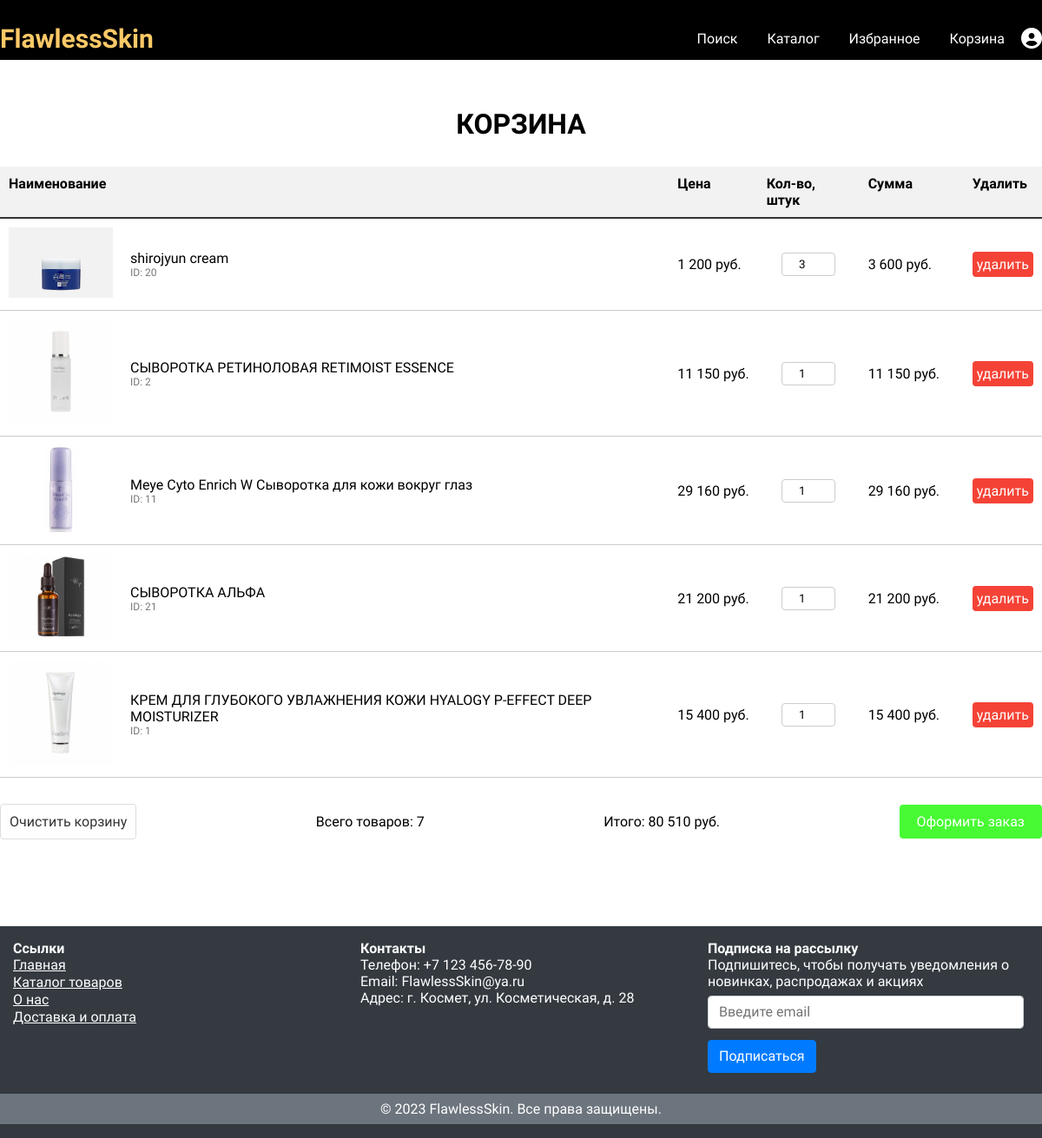
Page /cart/ (signed in) on the committed database.
### main/models.py (models this page shows, shortened)
class Cart(models.Model):
	user = models.ForeignKey(verbose_name="Пользователь", to=User, on_delete=models.CASCADE, null=True)
	product = models.ForeignKey(verbose_name="Товар", to=Product, on_delete=models.CASCADE)
	quantity = models.PositiveSmallIntegerField("Количество добавленных единиц")
	created_timestamp = models.DateTimeField(auto_now_add=True)
	class Meta:
		verbose_name = "Корзина"
		verbose_name_plural = "Корзины"
	def sum_price(self):
		return self.quantity * self.product.price
	def total_amount(self):
		carts = Cart.objects.filter(user=self.user)
		return sum(cart.sum_price() for cart in carts)
	def total_quantity(self):
		carts = Cart.objects.filter(user=self.user)
		return sum(cart.quantity for cart in carts)

class Product(models.Model):
	units_of_measurement = (
		('kg', 'кг'),
		('g', 'гр'),
		('l', 'л'),
		('ml', 'мл'),
		('sachet', 'cаше'),
		('portion', 'порции'),
		('pairs', 'пар'),
	)
	title = models.CharField("Название товара", max_length=255, default="")
	slug = models.SlugField(verbose_name="URL", max_length=255, unique=True, db_index=True)
	image = models.ImageField("Фото товара", upload_to="uploads/products/", default="uploads/default_image_1.png",
							  max_length=255)
	description = models.TextField("Описание", help_text="Укажите подробное описание товара")
	structure = models.TextField("Состав", help_text="Укажите компоненты через запятую (,)")
	price = models.IntegerField("Цена", help_text="Введите число без пробелов")
	country_manufacture = models.CharField("Производство", max_length=50, help_text="Страна производства товара")
	brand = models.ForeignKey(verbose_name="Бренд", to=ProductBrand, on_delete=models.PROTECT, null=True)
	volume = models.PositiveIntegerField("Объём продукта")
	unit_of_measurement_of_volume = models.CharField("Выберите единицу измерения объёма продукта", max_length=100,
													 choices=units_of_measurement)
	date = models.DateTimeField(auto_now_add=True)
	time_update = models.DateTimeField(auto_now=True)
	quantity = models.PositiveIntegerField("Количество штук", default=0)
	category = models.ForeignKey(to=ProductCategory, on_delete=models.PROTECT, default=1)
	class Meta:
		verbose_name = "Товар"
		verbose_name_plural = "Товары"

### users/models.py (models this page shows)
class User(AbstractUser):
	image = models.ImageField("Аватарка", upload_to='uploads/users_images/', blank=True, null=True)
	phone = models.CharField("Номер телефона", max_length=20, blank=True, null=True)
	address = models.CharField("Адрес доставки", max_length=255, blank=True, null=True)

### main/views.py (the view)
# urls.py: path('cart/', views.cart, name="cart"),
@login_required
def cart(request):
	carts = Cart.objects.filter(user=request.user)
	context = {
		'carts': carts,
	}
	return render(request, "main/cart.html", context)

### main/templates/main/cart.html (shortened to what this page needs)
{% extends 'main/base.html' %}
{% load static %}
{% load humanize %}
{% block css %}
    <link rel="stylesheet" href="{% static 'main/css/cart.css' %}">
{% endblock %}
{% block content %}
    {% if carts %}
         <div class="title__wrapper">
            <div class="container">
                <div class="title">
                    <h1 class="title">Корзина</h1>
                </div>
            </div>
        </div>
    {% endif %}
    <div class="cart">
        <div class="container">
            {% if carts %}
                <table class="cart__table">
                    <thead>
                    <tr>
                        <th colspan="2">Наименование</th>
                        <th>Цена</th>
                        <th>Кол-во, штук</th>
                        <th>Сумма</th>
                        <th>Удалить</th>
                    </tr>
                    </thead>
                    <tbody>
                    {% for cart in carts %}
                        <tr>
                            <td><img src="{{ cart.product.image.url }}" alt="{{ cart.product.title }}"></td>
                            <td>{{ cart.product.title }}<br><small>ID: {{ cart.product.id }}</small></td>
                            <td>{{ cart.product.price|intcomma }} руб.</td>
                            <td><input data-price="{{ cart.product.price }}" type="number" name="quantity" min="1" value="{{ cart.quantity }}" data-cart-id="{{ cart.id }}"></td>
                            <td style="min-width: 100px"><span class="cart_sum_price">{{ cart.sum_price }}</span> руб.</td>
                            <td><a href="{% url 'products:delete_from_cart' cart.product.id %}" class="cart__delete">удалить </a></td>
                        </tr>
                    {% endfor %}
                    </tbody>
                </table>
                <div class="cart__actions">
                    <a href="{% url "products:empty_the_cart" %}" class=" cart__to__clear">Очистить корзину</a>
                    <div class="cart__total">
                        <span>Всего товаров: </span><span id="total_quantity">{{ carts.0.total_quantity }}</span>
                    </div>
                    <div class="cart__total">
                        <span>Итого: </span><span id="total_sum"> {{ carts.0.total_amount|intcomma }}</span> руб.
                    </div>
                    <a href="{% url 'products:make_order' %}" class="cart__to__order">Оформить заказ</a>
                </div>
            {% else %}
                <div class="cart__empty">
                    <p class="text">Перейдите в <a href="{% url 'products:catalog' %}">каталог</a> или на <a href="{% url 'products:index' %}">главную страницу</a></p>
                    <a class="btn" href="{% url 'products:catalog' %}">Перейти в каталог</a>
                </div>
            {% endif %}
        </div>
    </div>
{% endblock %}

### main/static/main/css/base.css (style rules this page uses)
* { margin: 0; padding: 0; font-family: 'M PLUS Rounded 1c', sans-serif; }
body { width: 100%; }
.container { width: 100%; max-width: 1200px; margin: 0 auto; background-color: rgba(0, 0, 0, 0); }

### main/static/main/css/cart.css (style rules this page uses)
.title__wrapper { width: 100%; margin-top: 55px; }
.title { text-align: center; text-transform: uppercase; color: black; }
.container { width: 100%; max-width: 1200px; margin: 0 auto; background-color: rgba(0, 0, 0, 0); }
.cart { margin-top: 30px; margin-bottom: 100px; }
.cart__table { width: 100%; border-collapse: collapse; margin-bottom: 30px; border-spacing: 0; }
.cart__table td:nth-child(3) { white-space: nowrap; }
.cart__table td:nth-child(4) { text-align: center; }
.cart__table td:nth-child(5) { white-space: nowrap; }
thead tr th { font-weight: bold; text-align: left; padding: 10px; background-color: #f2f2f2; border-bottom: 1px solid #ddd; vertical-align: top; border-bottom: 2px solid #333; }
tbody td { text-align: left; padding: 10px; border-bottom: 1px solid #ccc; vertical-align: middle; }
tbody td small { display: block; font-size: 12px; color: #777; }
td img { max-width: 120px; max-height: 120px; }
td input[type="number"] { width: 50px; padding: 5px; border-radius: 4px; border: 1px solid #ccc; text-align: center; }
.cart__delete { display: inline-block; padding: 5px; background-color: #f44336; color: white; text-align: center; text-decoration: none; border-radius: 4px; cursor: pointer; }
.cart__actions { display: flex; justify-content: space-between; align-items: center; }
.cart__to__clear { display: inline-block; padding: 10px; background-color: #fff; text-decoration: none; border: 1px solid #ddd; border-radius: 4px; color: #333; }
.cart__to__order { display: inline-block; background-color: #47fa33; border: none; padding: 10px 20px; text-decoration: none; color: #fff; border-radius: 4px; float: right; }

### rows in the picture
Cart: product.image (picture), product "shirojyun cream", product.id "20", product.price "1 200", quantity "3", sum_price "3 600", user+quantity "7", user+quantity+product "80 510"
Cart: product.image (picture), product "СЫВОРОТКА РЕТИНОЛОВАЯ RETIMOIST ESSENСE", product.id "2", product.price "11 150", quantity "1", sum_price "11 150"
Cart: product.image (picture), product "Meye Cyto Enrich W Сыворотка для кожи вокруг глаз", product.id "11", product.price "29 160", quantity "1", sum_price "29 160"
Cart: product.image (picture), product "СЫВОРОТКА АЛЬФА", product.id "21", product.price "21 200", quantity "1", sum_price "21 200"
Cart: product.image (picture), product "КРЕМ ДЛЯ ГЛУБОКОГО УВЛАЖНЕНИЯ КОЖИ HYALOGY P-EFFECT DEEP MOISTURIZER", product.id "1", product.price "15 400", quantity "1", sum_price "15 400"
